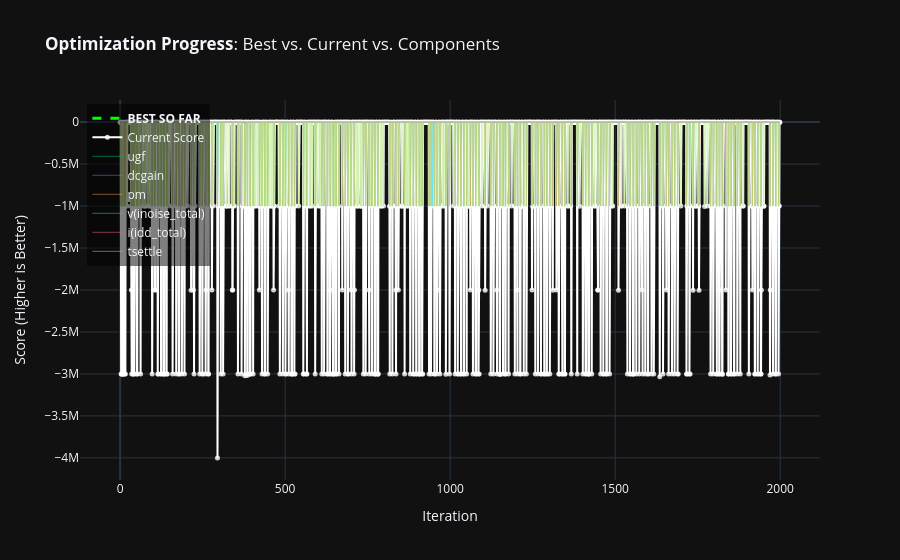

The cell this chart's notebook holds for it:
### Markdown cell above
## Plotting Scores

### Code cell
_ = viz.plot_loss_breakdown(show=True, log_y=False)

### Figure 1 — Plotly figure (JSON) as saved in the notebook; plotly's stock layout.template omitted (floating-point values rounded to 4 significant figures; data arrays with more than 128 entries replaced by an {"elided": "..."} marker saying what was removed)
{"data": [{"hovertemplate": "Iter: %{x}<br>Best: %{y:.4f}<extra></extra>", "line": {"color": "#00FF00", "dash": "dash", "width": 3}, "mode": "lines", "name": "<b>BEST SO FAR</b>", "type": "scatter", "x": {"elided": "2000 int values"}, "y": {"elided": "2000 float values"}}, {"hovertemplate": "Iter: %{x}<br>Curr: %{y:.4f}<extra></extra>", "line": {"color": "white", "width": 2}, "marker": {"opacity": 0.8, "size": 5}, "mode": "lines+markers", "name": "Current Score", "type": "scatter", "x": {"elided": "2000 int values"}, "y": {"elided": "2000 float values"}}, {"hovertemplate": "Iter: %{x}<br>ugf: %{y:.4f}<extra></extra>", "line": {"width": 1}, "mode": "lines", "name": "ugf", "opacity": 0.5, "type": "scatter", "x": {"elided": "2000 int values"}, "y": {"elided": "2000 float values"}}, {"hovertemplate": "Iter: %{x}<br>dcgain: %{y:.4f}<extra></extra>", "line": {"width": 1}, "mode": "lines", "name": "dcgain", "opacity": 0.5, "type": "scatter", "x": {"elided": "2000 int values"}, "y": {"elided": "2000 float values"}}, {"hovertemplate": "Iter: %{x}<br>pm: %{y:.4f}<extra></extra>", "line": {"width": 1}, "mode": "lines", "name": "pm", "opacity": 0.5, "type": "scatter", "x": {"elided": "2000 int values"}, "y": {"elided": "2000 float values"}}, {"hovertemplate": "Iter: %{x}<br>v(inoise_total): %{y:.4f}<extra></extra>", "line": {"width": 1}, "mode": "lines", "name": "v(inoise_total)", "opacity": 0.5, "type": "scatter", "x": {"elided": "2000 int values"}, "y": {"elided": "2000 float values"}}, {"hovertemplate": "Iter: %{x}<br>i(idd_total): %{y:.4f}<extra></extra>", "line": {"width": 1}, "mode": "lines", "name": "i(idd_total)", "opacity": 0.5, "type": "scatter", "x": {"elided": "2000 int values"}, "y": {"elided": "2000 float values"}}, {"hovertemplate": "Iter: %{x}<br>tsettle: %{y:.4f}<extra></extra>", "line": {"width": 1}, "mode": "lines", "name": "tsettle", "opacity": 0.5, "type": "scatter", "x": {"elided": "2000 int values"}, "y": {"elided": "2000 float values"}}], "layout": {"hovermode": "x unified", "legend": {"bgcolor": "rgba(0,0,0,0.5)", "x": 0.01, "xanchor": "left", "y": 0.99, "yanchor": "top"}, "title": {"text": "<b>Optimization Progress</b>: Best vs. Current vs. Components"}, "xaxis": {"title": {"text": "Iteration"}}, "yaxis": {"title": {"text": "Score (Higher is Better)"}}}}
